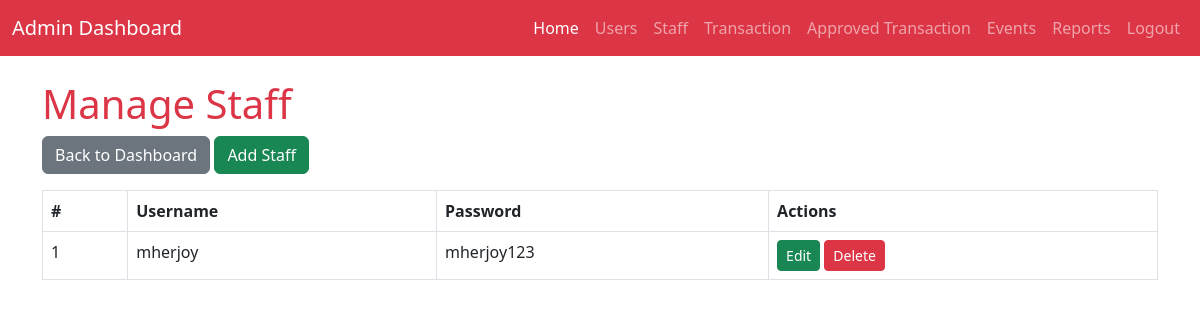
The app's page /view/admin/pages/staff.php (signed in), older data.
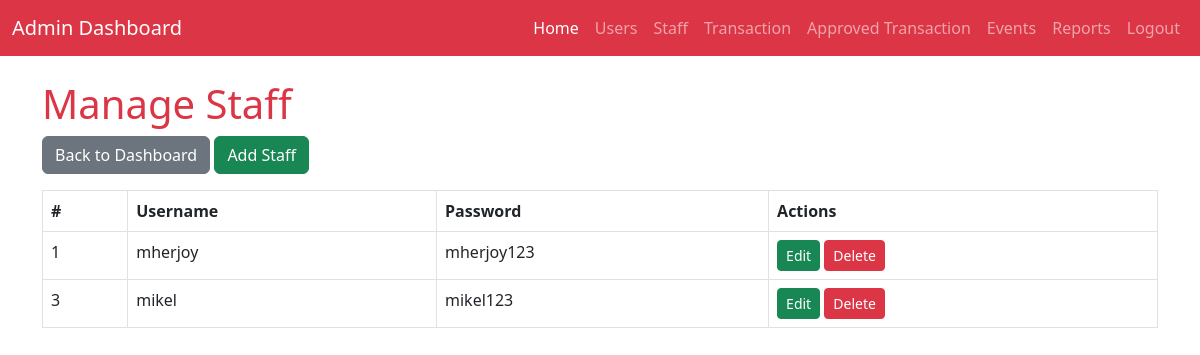
The same page, newer data.
### tables this page shows
CREATE TABLE `tbl_staff` (
  `id` int(10) NOT NULL,
  `username` varchar(50) NOT NULL,
  `password` varchar(50) NOT NULL
);

### view/admin/pages/staff.php (the view, shortened to what this page needs)
<?php
$host = 'localhost';
$dbname = 'pet_db';
$username = 'root';
$password = '';
try {
    $pdo = new PDO("mysql:host=$host;dbname=$dbname", $username, $password);
    $pdo->setAttribute(PDO::ATTR_ERRMODE, PDO::ERRMODE_EXCEPTION);
} catch (PDOException $e) {
    die("Database connection failed: " . $e->getMessage());
}
$query = "SELECT * FROM tbl_staff";
$result = $pdo->query($query);
?>
<!DOCTYPE html>
<html lang="en">
<head>
    <link href="https://cdn.jsdelivr.net/npm/bootstrap@5.3.0-alpha1/dist/css/bootstrap.min.css" rel="stylesheet">
    <link href="https://cdnjs.cloudflare.com/ajax/libs/font-awesome/6.0.0-beta3/css/all.min.css" rel="stylesheet">
</head>
<body>
<nav class="navbar navbar-expand-lg navbar-dark bg-danger">
        <div class="container-fluid">
            <a class="navbar-brand" href="#">Admin Dashboard</a>
            <div class="collapse navbar-collapse" id="navbarNav">
                <ul class="navbar-nav ms-auto">
                    <li class="nav-item">
                        <a class="nav-link active" href="dashboard.php">Home</a>
                    </li>
                    <li class="nav-item">
                        <a class="nav-link" href="users.php">Users</a>
                    </li>
                    <li class="nav-item">
                        <a class="nav-link" href="staff.php">Staff</a>
                    </li>
                    <li class="nav-item">
                        <a class="nav-link" href="transactions.php">Transaction</a>
                    </li>
                    <li class="nav-item">
                        <a class="nav-link" href="approved.php">Approved Transaction</a>
                    </li>
                    <li class="nav-item">
                        <a class="nav-link" href="events.php">Events</a>
                    </li>
                    <li class="nav-item">
                        <a class="nav-link" href="#">Reports</a>
                    </li>
                    <li class="nav-item">
                        <a class="nav-link" href="../../../index.php">Logout</a>
                    </li>
                </ul>
            </div>
        </div>
    </nav>
    <div class="container mt-4">
        <h1 class="text-danger">Manage Staff</h1>
        <a href="dashboard.php" class="btn btn-secondary mb-3">Back to Dashboard</a>
        <button class="btn btn-success mb-3" data-bs-toggle="modal" data-bs-target="#addStaffModal">Add Staff</button>
        <table class="table table-bordered">
            <thead>
                <tr>
                    <th>#</th>
                    <th>Username</th>
                    <th>Password</th>
                    <th>Actions</th>
                </tr>
            </thead>
            <tbody>
                <?php while ($row = $result->fetch(PDO::FETCH_ASSOC)): ?>
                    <tr>
                        <td><?= htmlspecialchars($row['id']) ?></td>
                        <td><?= htmlspecialchars($row['username']) ?></td>
                        <td>
                            <span class="password-text"><?= htmlspecialchars($row['password']) ?></span>
                        </td>
                        <td>
                            <button
                                class="btn btn-success btn-sm edit-button"
                                data-bs-toggle="modal"
                                data-bs-target="#editStaffModal"
                                data-id="<?= htmlspecialchars($row['id']) ?>"
                                data-username="<?= htmlspecialchars($row['username']) ?>"
                                data-password="<?= htmlspecialchars($row['password']) ?>">
                                Edit
                            </button>
                            <form method="POST" style="display: inline;">
                                <button type="submit" name="delete_staff" class="btn btn-danger btn-sm">Delete</button>
                            </form>
                        </td>
                    </tr>
                <?php endwhile; ?>
            </tbody>
        </table>
    </div>
</body>
</html>

Row changes from the older to the newer data that the page shows:
added tbl_staff: id "3", username "mikel", password "mikel123"
